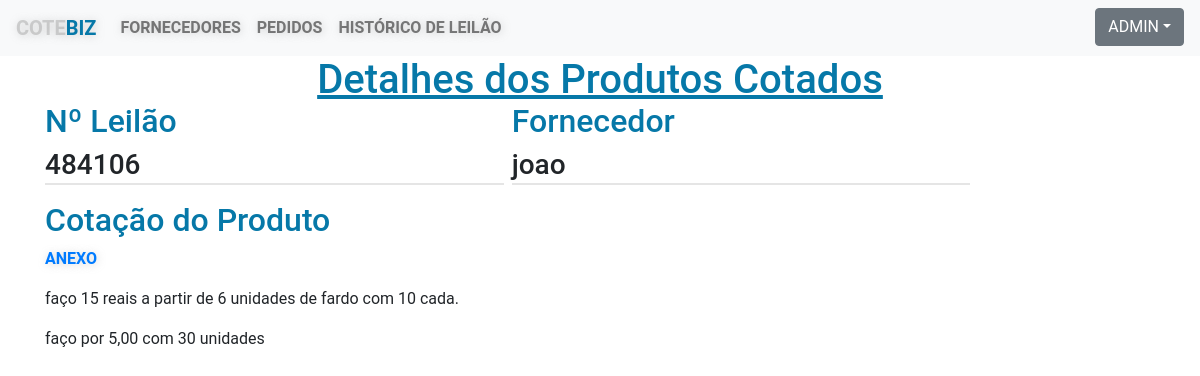
The app's page /detalhar_produtos_cotados/1/ (signed in) with its own data.
### core/models.py (models this page shows, shortened)
class Pedido_de_cotacao_fornecedor(models.Model):
    fornecedor = models.CharField('Fornecedor', max_length=30)
    n_leilao =models.CharField('Número de Leilão', max_length=10)
    arquivo = models.FileField(upload_to='arquivos')
    observacao_1 = models.TextField('Observação1', max_length=100, null=True, blank=True)
    observacao_2 = models.TextField('Observação2', max_length=100, null=True, blank=True)
    observacao_3 = models.TextField('Observação3', max_length=100, null=True, blank=True)
    observacao_4 = models.TextField('Observação4', max_length=100, null=True, blank=True)
    observacao_5 = models.TextField('Observação5', max_length=100, null=True, blank=True)
    observacao_6 = models.TextField('Observação6', max_length=100, null=True, blank=True)
    observacao_7 = models.TextField('Observação7', max_length=100, null=True, blank=True)
    observacao_8 = models.TextField('Observação8', max_length=100, null=True, blank=True)
    observacao_9 = models.TextField('Observação9', max_length=100, null=True, blank=True)
    observacao_10 = models.TextField('Observação10', max_length=100, null=True, blank=True)
    observacao_11 = models.TextField('Observação11', max_length=100, null=True, blank=True)
    observacao_12 = models.TextField('Observação12', max_length=100, null=True, blank=True)
    observacao_13 = models.TextField('Observação13', max_length=100, null=True, blank=True)
    observacao_14 = models.TextField('Observação14', max_length=100, null=True, blank=True)
    observacao_15 = models.TextField('Observação15', max_length=100, null=True, blank=True)
    observacao_16 = models.TextField('Observação16', max_length=100, null=True, blank=True)
    observacao_17 = models.TextField('Observação17', max_length=100, null=True, blank=True)
    observacao_18 = models.TextField('Observação18', max_length=100, null=True, blank=True)
    observacao_19 = models.TextField('Observação19', max_length=100, null=True, blank=True)
    observacao_20 = models.TextField('Observação20', max_length=100, null=True, blank=True)
    class Meta:
        verbose_name ='Pedido_de_cotacao_fornecedor'
        verbose_name_plural ='Pedido_de_cotacao_fornecedores'

### core/views.py (the view)
# urls.py: path('detalhar_produtos_cotados/<int:id>/', views.detalhar_produtos_cotados, name='detalhar_produtos_cotados'),
def detalhar_produtos_cotados(request, id):
    if str(request.user) == 'admin':
        pedido = get_object_or_404(Pedido_de_cotacao_fornecedor,id=id)
        context = {
            'pedido':pedido
        }
        return render(request, 'detalhar_produtos_cotados.html', context)
    else:
        return redirect('/')

### core/templates/detalhar_produtos_cotados.html (shortened to what this page needs)
{% extends "pagina_modelo.html" %}
{% load static %}
{% block content %}
<link rel="stylesheet" href="{% static 'css/fornecedor.css' %}">
<h1 class="text-center">Detalhes dos Produtos Cotados</h1>
<div class="container ">
    <div class="form-row">
        <div class="form-group col-md-5">
            <h2>Nº Leilão</h2>
            <h3>{{ pedido.n_leilao }}</h3>
            <hr>
        </div>
        <div class="form-group col-md-5">
            <h2>Fornecedor</h2>
            <h3>{{ pedido.fornecedor }}</h3>
            <hr>
        </div>
        <div class="form-group col-md-12">
            <h2>Cotação do Produto</h2>
            <a href="{{ pedido.arquivo.url }}">Anexo</a>
        </div>
        <div class="form-group col-md-12">
            {{ pedido.observacao_1 }}
        </div>
        <div class="form-group col-md-12">
            {{ pedido.observacao_2 }}
        </div>
    </div>
</div>
{% endblock %}

### core/templates/pagina_modelo.html (shortened to what this page needs)
{% load static %}
<!DOCTYPE html>
<html lang="pt-br">
    <head>
        <link rel="stylesheet" href="https://stackpath.bootstrapcdn.com/bootstrap/4.4.1/css/bootstrap.min.css"
>
        <link rel="stylesheet" href="{% static 'css/site.css' %}">
    </head>
    <header>
        <nav class="navbar navbar-expand-lg navbar-light bg-light">
            <a class="logo a navbar-brand" href="/">cote<span class="logo b">biz</span></a>
            <div class="collapse navbar-collapse" id="navbarNavAltMarkup">
                <div class="navbar-nav">
                    <a onclick=limpar_campos() class="excluir nav-item nav-link" href="/listar_fornecedores/">Fornecedores</a>
                    <a class="excluir nav-item nav-link" href="/listar_pedidos/">Pedidos</a>
                    <a class="excluir nav-item nav-link" href="/listar_produtos_cotados/">Histórico de leilão</a>
                    <div class="dropdown logon">
                        <button class="user btn btn-secondary dropdown-toggle" type="button" id="dropdownMenu2" data-toggle="dropdown" aria-haspopup="true" aria-expanded="false">{{ user.get_username }}</button>
                    </div>
                </div>
            </div>
        </nav>
    </header>
<body>
    {% block content %}{% endblock %}
</body>
</html>

### core/static/css/site.css (style rules this page uses)
body { margin: 0 auto; font-family: 'Roboto', sans-serif; }
a { font-weight: 600; text-decoration: none; text-transform: uppercase; text-shadow: 1px 1px 8px rgba(150, 150, 150, 0.40); }
h1 { color:#0678a8 }
span.b { color: #0678a8; }
.navbar-light .navbar-brand { color: rgba(150, 150, 150, 0.40); }
.navbar-nav { width: 100%; }
div.logon { margin-left: auto; }
button { text-transform: uppercase; }

### staticfiles/css/fornecedor.css (style rules this page uses)
hr { border:0.1px solid rgba(0,0,0,.1); width: 100%; margin-top: -7px; margin-bottom: 10px; }
h1 { text-decoration: underline; }
h2 { margin-top: -10px; color:#0678a8; }

### records on screen
Pedido_de_cotacao_fornecedor: n_leilao "484106", fornecedor "joao", observacao_1 "faço 15 reais a partir de 6 unidades de fardo com 10 cada.", observacao_2 "faço por 5,00 com 30 unidades"

### other values on screen
{{ user.get_username }} "ADMIN"
